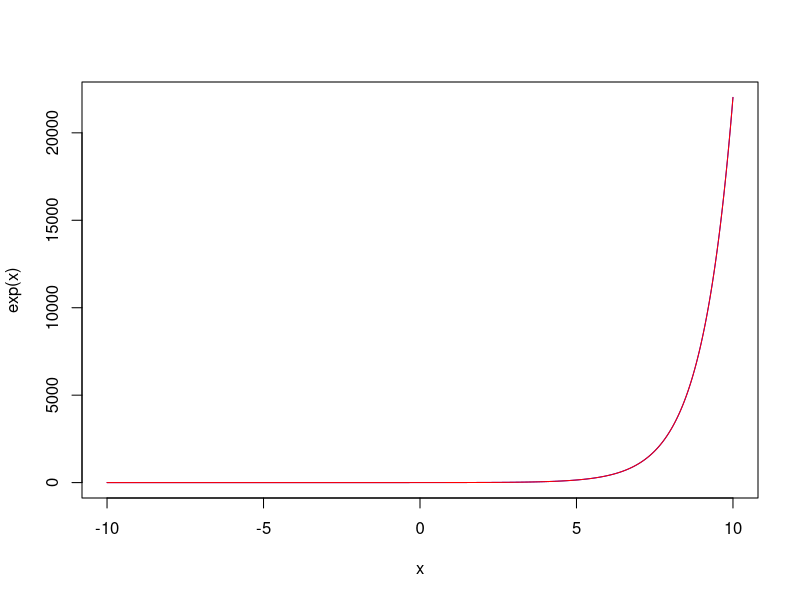

This figure's R source:
exp_tailor<-function(x, a){
  sum <- exp(a)
  for (i in 1:50) {
    sum <- sum + exp(a)*((x - a)^i)/factorial(i)
  }
  sum
}

x<-c(-1000:1000)/100
print(exp(8.3) - exp_tailor(8.3, 8))
plot(x, exp(x), type="l", col="blue")
lines(x, exp_tailor(x, 0), col="red")